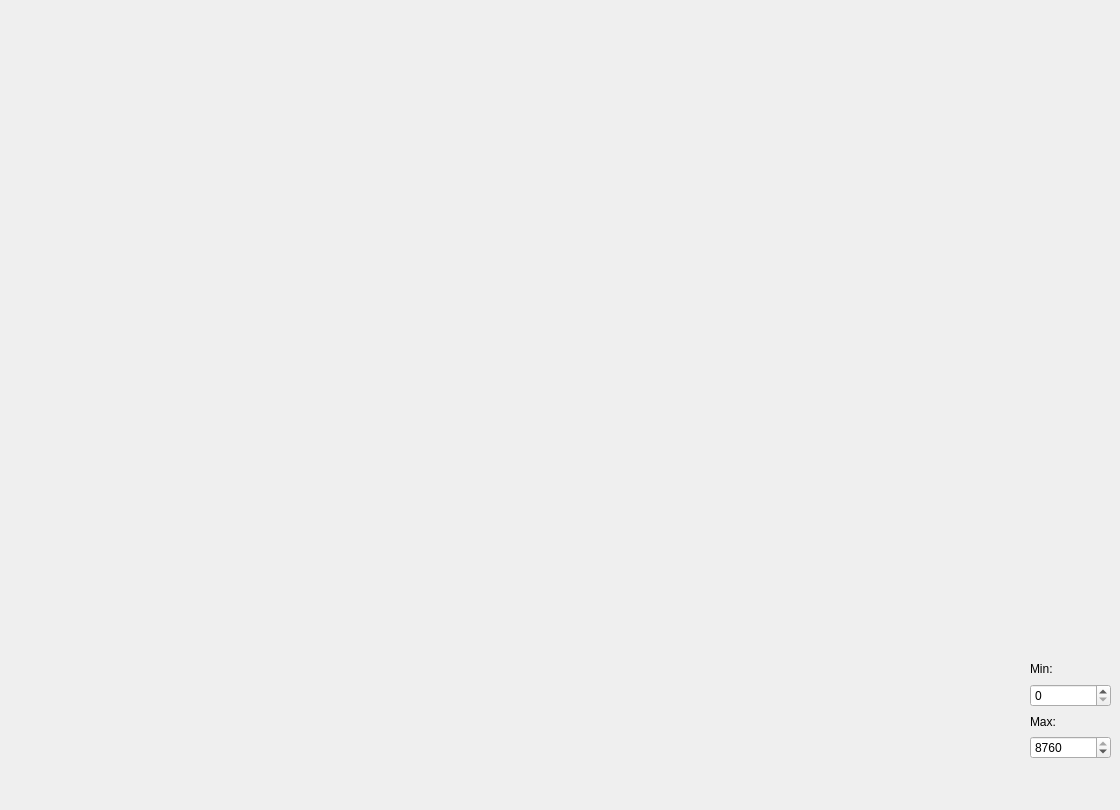
      <widget class="QWidget" name="tab_2">
       <attribute name="title">
        <string>Data visualization for district solution</string>
       </attribute>
       <widget class="QWidget" name="gridLayoutWidget">
        <property name="geometry">
         <rect>
          <x>70</x>
          <y>20</y>
          <width>901</width>
          <height>251</height>
         </rect>
        </property>
        <layout class="QGridLayout" name="gridLayout"/>
       </widget>
       <widget class="QWidget" name="gridLayoutWidget_2">
        <property name="geometry">
         <rect>
          <x>70</x>
          <y>280</y>
          <width>901</width>
          <height>281</height>
         </rect>
        </property>
        <layout class="QGridLayout" name="gridLayout_2"/>
       </widget>
       <widget class="QWidget" name="gridLayoutWidget_3">
        <property name="geometry">
         <rect>
          <x>70</x>
          <y>570</y>
          <width>901</width>
          <height>231</height>
         </rect>
        </property>
        <layout class="QGridLayout" name="gridLayout_3"/>
       </widget>
       <widget class="QWidget" name="layoutWidget">
        <property name="geometry">
         <rect>
          <x>1030</x>
          <y>660</y>
          <width>81</width>
          <height>99</height>
         </rect>
        </property>
        <layout class="QVBoxLayout" name="verticalLayout_2">
         <item>
          <widget class="QLabel" name="label_8">
           <property name="text">
            <string>Min:</string>
           </property>
          </widget>
         </item>
         <item>
          <widget class="QSpinBox" name="district_min_spinBox">
           <property name="maximum">
            <number>8760</number>
           </property>
           <property name="singleStep">
            <number>24</number>
           </property>
          </widget>
         </item>
         <item>
          <widget class="QLabel" name="label_10">
           <property name="text">
            <string>Max:</string>
           </property>
          </widget>
         </item>
         <item>
          <widget class="QSpinBox" name="district_max_spinBox">
           <property name="maximum">
            <number>8760</number>
           </property>
           <property name="singleStep">
            <number>24</number>
           </property>
           <property name="value">
            <number>8760</number>
           </property>
          </widget>
         </item>
        </layout>
       </widget>
      </widget>
